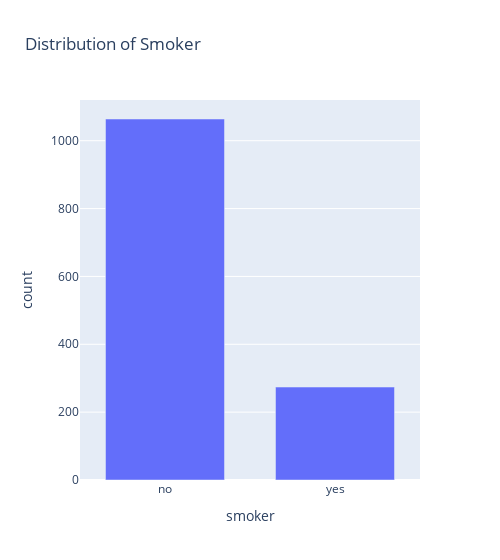

Source (notebook cell):
### Markdown cell above
### Distribution of Smokers

### Code cell
# create dataframe with 'smoker' categories and their counts
smoker_counts = df['smoker'].value_counts().reset_index()
smoker_counts.columns = ['smoker', 'count']

# bar plot
fig = px.bar(smoker_counts, x='smoker', y='count', title='Distribution of Smoker')
fig.update_traces(width=0.7)
fig.update_layout(width=500)
fig.show()

### Figure 1 — Plotly figure (JSON) as saved in the notebook; plotly's stock layout.template omitted (floating-point values rounded to 4 significant figures)
{"data": [{"hovertemplate": "smoker=%{x}<br>count=%{y}<extra></extra>", "legendgroup": "", "marker": {"color": "#636efa", "pattern": {"shape": ""}}, "name": "", "orientation": "v", "showlegend": false, "textposition": "auto", "type": "bar", "width": 0.7, "x": ["no", "yes"], "xaxis": "x", "y": [1064, 274], "yaxis": "y"}], "layout": {"barmode": "relative", "legend": {"tracegroupgap": 0}, "title": {"text": "Distribution of Smoker"}, "width": 500, "xaxis": {"anchor": "y", "domain": [0, 1], "title": {"text": "smoker"}}, "yaxis": {"anchor": "x", "domain": [0, 1], "title": {"text": "count"}}}}
